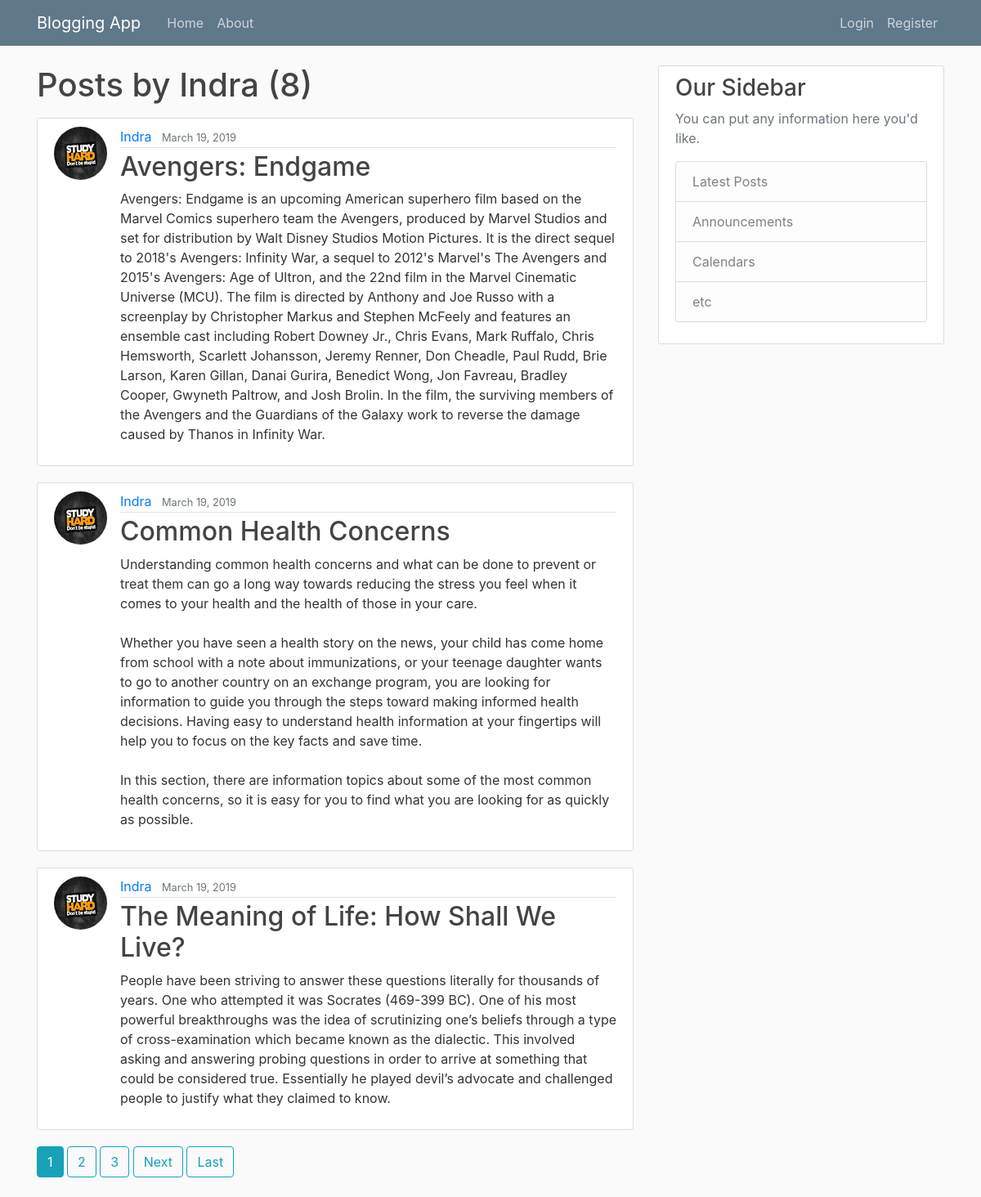
Screenshot of /user/Indra with the database file from the repository.
### blog/models.py (models this page shows, shortened)
class Post(models.Model):
    title = models.CharField(max_length=100)
    content = models.TextField()
    date_posted = models.DateTimeField(default=timezone.now)
    author = models.ForeignKey(User, on_delete=models.CASCADE)

### users/models.py (models this page shows, shortened)
class Profile(models.Model):
    user = models.OneToOneField(User, on_delete=models.CASCADE)
    image = models.ImageField(default='default.jpg', upload_to='profile_pics')

### blog/views.py (the view)
# urls.py: path('user/<str:username>',UserPostListView.as_view(), name='user-posts'),
class UserPostListView(ListView):
    model = Post
    template_name = 'blog/user_posts.html' # <app>/<model>_<viewtype>.html
    context_object_name = 'posts'
    paginate_by = 3
    def get_queryset(self):
        user = get_object_or_404(User, username=self.kwargs.get('username'))
        return Post.objects.filter(author=user).order_by('-date_posted')

### blog/templates/blog/user_posts.html (shortened to what this page needs)
{% extends "blog/base.html" %}
{% block content %}
    <h1 class="mb-3">Posts by {{ view.kwargs.username }} ({{ page_obj.paginator.count }})</h1>
	{% for post in posts %}
		<article class="media content-section">
			<img class="rounded-circle article-img" src="{{ post.author.profile.image.url }}">
		  <div class="media-body">
		    <div class="article-metadata">
		      <a class="mr-2" href="{% url 'user-posts' post.author.username %}">{{ post.author }}</a>
		      <small class="text-muted">{{ post.date_posted|date:"F d, Y " }}</small>
		    </div>
		    <h2><a class="article-title" href="{% url 'post-detail' post.id %}">{{ post.title }}</a></h2>
		    <p class="article-content">{{ post.content }}</p>
		  </div>
		</article>
	{% endfor %}
	{% if is_paginated %}
	{% for num in page_obj.paginator.page_range %}
		{% if page_obj.number == num %}
			<a class="btn btn-info mb-4"  href="?page={{ num }}">{{ num }}</a>
		{% elif num > page_obj.number|add:'-2' or num < page_obj.number|add:'2' %}
			<a class="btn btn-outline-info mb-4"  href="?page={{ num }}">{{ num }}</a>
		{% endif %}
	{% endfor %}
	{% if page_obj.has_next %}
		<a class="btn btn-outline-info mb-4"  href="?page={{ page_obj.next_page_number }}">Next</a>
		<a class="btn btn-outline-info mb-4"  href="?page={{ page_obj.paginator.num_pages }}">Last</a>
	{% endif %}
	{% endif %}
{% endblock content %}

### blog/static/blog/main.css (style rules this page uses)
body { background: #fafafa; color: #333333; margin-top: 5rem; }
h1, h2, h3, h4, h5, h6 { color: #444444; }
.content-section { background: #ffffff; padding: 10px 20px; border: 1px solid #dddddd; border-radius: 3px; margin-bottom: 20px; }
.article-title { color: #444444; }
.article-content { white-space: pre-line; }
.article-img { height: 65px; width: 65px; margin-right: 16px; }
.article-metadata { padding-bottom: 1px; margin-bottom: 4px; border-bottom: 1px solid #e3e3e3 }

### rows the page displays
Post: author.profile.image (picture), author "Indra", date_posted "March 19, 2019", title "Avengers: Endgame", content "Avengers: Endgame is an upcoming American superhero film based on the Marvel Comics superhero team the Avengers, produced by Marvel Studios and set for distribution by Walt Disney Studios Motion Pictures. It is the direct sequel to 2018's Avengers: Infinity War, a sequel to 2012's Marvel's The Avengers and 2015's Avengers: Age of Ultron, and the 22nd film in the Marvel Cinematic Universe (MCU). The film is directed by Anthony and Joe Russo with a screenplay by Christopher Markus and Stephen McFeely and features an ensemble cast including Robert Downey Jr., Chris Evans, Mark Ruffalo, Chris Hemsworth, Scarlett Johansson, Jeremy Renner, Don Cheadle, Paul Rudd, Brie Larson, Karen Gillan, Danai…"
Post: author.profile.image (picture), author "Indra", date_posted "March 19, 2019", title "Common Health Concerns", content "Understanding common health concerns and what can be done to prevent or treat them can go a long way towards reducing the stress you feel when it comes to your health and the health of those in your care. Whether you have seen a health story on the news, your child has come home from school with a note about immunizations, or your teenage daughter wants to go to another country on an exchange program, you are looking for information to guide you through the steps toward making informed health decisions. Having easy to understand health information at your fingertips will help you to focus on the key facts and save time. In this section, there are information topics about some of the most…"
Post: author.profile.image (picture), author "Indra", date_posted "March 19, 2019", title "The Meaning of Life: How Shall We Live?", content "People have been striving to answer these questions literally for thousands of years. One who attempted it was Socrates (469-399 BC). One of his most powerful breakthroughs was the idea of scrutinizing one’s beliefs through a type of cross-examination which became known as the dialectic. This involved asking and answering probing questions in order to arrive at something that could be considered true. Essentially he played devil’s advocate and challenged people to justify what they claimed to know."

### other values shown
{{ view.kwargs.username }} "Indra"
{{ page_obj.paginator.count }} "8"
{{ num }} "1"
{{ num }} "2" "3"
